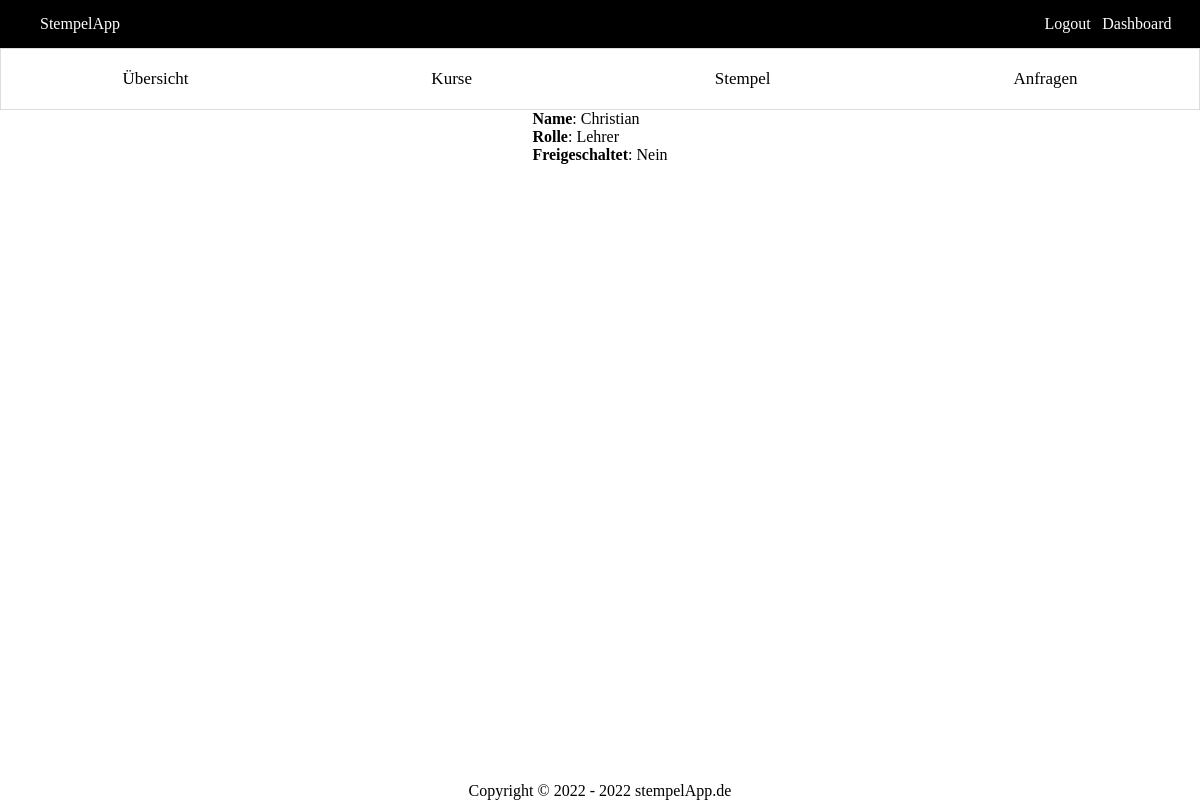
The app's page /website/dashboard/user/entity.php?id=5 (signed in), older data.
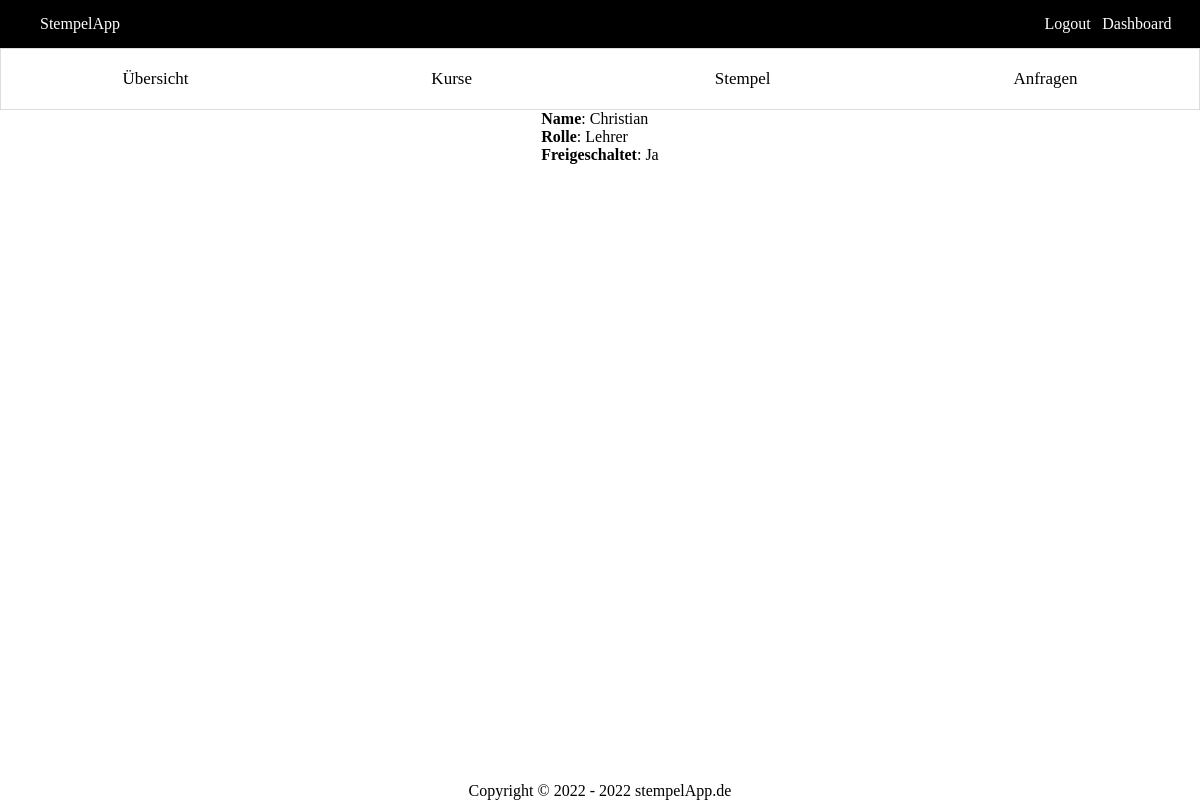
The same page, newer data.
### tables this page shows
CREATE TABLE Nutzer (Id INTEGER PRIMARY KEY AUTOINCREMENT UNIQUE, Name STRING NOT NULL UNIQUE, Passwort STRING NOT NULL, Rolle INTEGER NOT NULL, Freigeschaltet BOOLEAN);

### website/stempelAppManager.php (called while the page is built, shortened)
<?php
$db = new PDO('sqlite:' . dirname(__FILE__) . '/StempelApp.db');
function getUnlockedText($user): string
{
    if ($user['Freigeschaltet'] == 1) {
        return 'Ja';
    } else {
        return 'Nein';
    }
}
function getUserById($id)
{
    global $db;
    $query =
        'SELECT *
        FROM Nutzer
        WHERE Id = :id';
    $stmt = $db->prepare($query);
    $stmt->bindParam(":id", $id);
    $stmt->execute();
    $user = $stmt->fetch(PDO::FETCH_ASSOC);
    return $user;
}
function getUserByName($name)
{
    global $db;
    $query =
        'SELECT *
        FROM Nutzer
        WHERE Name = :name';
    $stmt = $db->prepare($query);
    $stmt->bindParam(":name", $name);
    $stmt->execute();
    return $stmt->fetch(PDO::FETCH_ASSOC);
}
function getUserIdByName($name)
{
    global $db;
    $query =
        'SELECT Id
        FROM Nutzer
        WHERE Name = :name';
    $stmt = $db->prepare($query);
    $stmt->bindParam(":name", $name);
    $stmt->execute();
    $user = $stmt->fetch(PDO::FETCH_ASSOC);
    return $user['Id'];
}
function isUserAdmin($user): bool
{
    return $user['Rolle'] == ADMIN;
}
function isUserTeacher($user): bool
{
    return $user['Rolle'] == LEHRER;
}
function isUserStudent($user): bool
{
    return $user['Rolle'] == SCHUELER;
}
function isSameUser($user1, $user2): bool
{
    return $user1['Id'] == $user2['Id'];
}

### website/dashboard/user/entity.php (the view, shortened to what this page needs)
<?php
require_once "../../stempelAppManager.php";
?>
<!DOCTYPE html>
<html lang="en" dir="ltr">
<head>
    <link rel="stylesheet" href="../../css/dashboard.css">
    <link rel="stylesheet" href="../../css/header.css">
    <link rel="stylesheet" href="../../css/footer.css">
    <link rel="stylesheet" href="../../css/config.css">
</head>
<body>
<?php include '../../header.inc.php'; ?>
<?php include 'buttonlist.inc.php'; ?>
<div class="container flex">
    <div class="table">
        <p><b>Name</b>: <?= $selectedUser['Name'] ?></p>
        <p><b>Rolle</b>: <?= ROLLEN_NAMEN[$selectedUser['Rolle']] ?></p>
        <?php if (isUserTeacher($selectedUser)) { ?>
            <p><b>Freigeschaltet</b>: <?= getUnlockedText($selectedUser) ?></p>
        <?php } ?>
    </div>
</div>
<?php include '../../footer.inc.php'; ?>
</body>
</html>

### website/header.inc.php
<?php
require_once "stempelAppManager.php";
?>
<div class="navigation flex">
    <div class="stempel">
        <a href="/index.php" class="nav-item">StempelApp</a>
    </div>
    <div class="flex">
        <?php if (!isset($_SESSION['name'])) { ?>
            <a href="/login/login.php" class="nav-item">Login</a>
        <?php } else { ?>
            <a href="/login/logout.php" class="nav-item">Logout</a>
            <a href="/dashboard/user/entity.php?id=<?= getUserIdByName($_SESSION['name']) ?>" class="nav-item">Dashboard</a>
        <?php } ?>
    </div>
</div>

### website/dashboard/user/buttonlist.inc.php (shortened to what this page needs)
<?php
$sessionUser = getUserByName($_SESSION['name']);
$selectedUser = getUserById($_GET['id']);
?>
<div class="buttonlist">
    <ul class="buttonlist-ul flex">
        <li><a href='entity.php?id=<?= $selectedUser['Id'] ?>' class="button">Übersicht</a></li>
        <?php if (isUserAdmin($sessionUser)) { ?>
            <?php if (isUserTeacher($selectedUser)) { ?>
                <li><a href='user.php?id=<?= $selectedUser['Id'] ?>' class="button">Schüler</a></li>
            <?php } elseif (isUserAdmin($selectedUser)) { ?>
                <li><a href='user.php?id=<?= $selectedUser['Id'] ?>' class="button">Nutzer</a></li>
            <?php } elseif (isUserStudent($selectedUser)) { ?>
                <li><a href='user.php?id=<?= $selectedUser['Id'] ?>' class="button">Lehrer</a></li>
            <?php } ?>
            <li><a href='course.php?id=<?= $selectedUser['Id'] ?>' class="button">Kurse</a></li>
            <li><a href='stamp.php?id=<?= $selectedUser['Id'] ?>' class="button">Stempel</a></li>
            <li><a href='request.php?id=<?= $selectedUser['Id'] ?>' class="button">Anfragen</a></li>
        <?php } elseif (isUserStudent($sessionUser)) { ?>
            <?php if (isSameUser($sessionUser, $selectedUser)) { ?>
                <li><a href='user.php?id=<?= $selectedUser['Id'] ?>' class="button">Lehrer</a></li>
                <li><a href='course.php?id=<?= $selectedUser['Id'] ?>' class="button">Kurse</a></li>
                <li><a href='stamp.php?id=<?= $selectedUser['Id'] ?>' class="button">Stempel</a></li>
                <li><a href='request.php?id=<?= $selectedUser['Id'] ?>' class="button">Anfragen</a></li>
            <?php } elseif (isUserTeacher($selectedUser)) { ?>
                <li><a href='course.php?id=<?= $selectedUser['Id'] ?>' class="button">Kurse</a></li>
                <li><a href='stamp.php?id=<?= $selectedUser['Id'] ?>' class="button">Stempel</a></li>
                <li><a href='request.php?id=<?= $selectedUser['Id'] ?>' class="button">Anfragen</a></li>
            <?php } ?>
        <?php } ?>
    </ul>
</div>

### website/footer.inc.php
<?php
require_once "stempelAppManager.php";
?>
<div class="footer">
    <p>Copyright &copy; 2022 - <?php echo date("Y") ?> stempelApp.de</p>
</div>

### website/css/dashboard.css (style rules this page uses)
li { list-style: none; }
a { text-decoration: none; color: black; }
.button { color: black; }
ul { list-style-type: none; padding: 0; border: 1px solid #ddd; list-style-type: none; line-height: 60px; }
ul li { padding: 0px 100px 0px 100px; }
.buttonlist-ul { justify-content: space-around; }
.buttonlist { font-family: Montserrat; font-size: 17px; z-index: 10; }
.container { width: 100%; height: 60%; justify-content: space-around; position: absolute; flex-wrap: wrap; align-items: flex-start; }

### website/css/header.css (style rules this page uses)
.flex { display: flex; }
.navigation { justify-content: space-between; font-family: Montserrat; padding: 15px 40px; background-color: black; }
.nav-item { margin-right: 10%; text-decoration: none; color: white; }

### website/css/footer.css (style rules this page uses)
.footer { text-align: center; position: absolute; bottom: 0; width: 100%; }

### website/css/config.css (style rules this page uses)
* { margin: 0; padding: 0; border: 0; }
html,body { height: 100%; }

Row changes from the older to the newer data that the page shows:
changed nutzer "Christian": Freigeschaltet "Nein" → "Ja"
